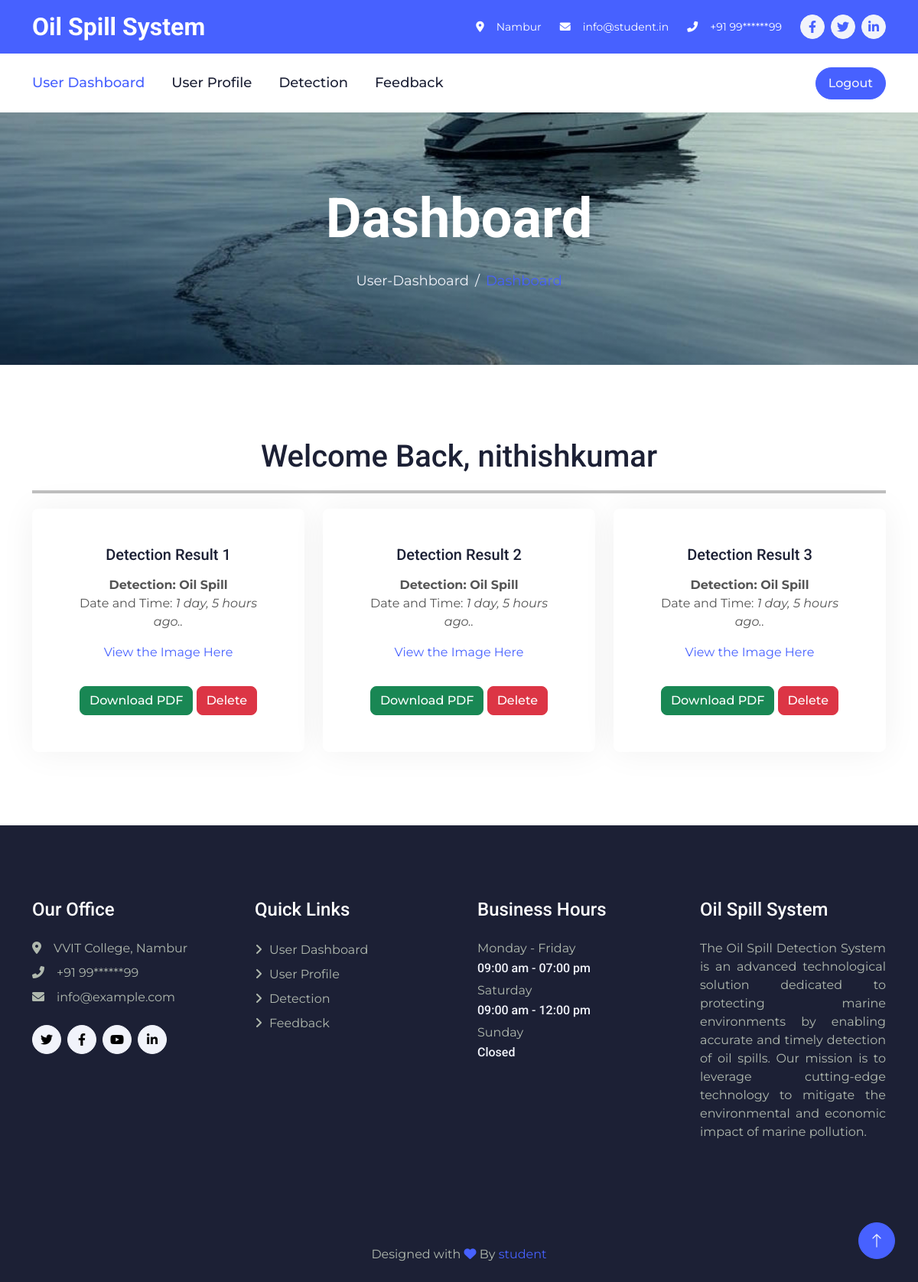
/user-dashboard (signed in), run on the app's committed database.
### userapp/models.py (models this page shows, shortened)
class UserModel(models.Model):
    user_id = models.AutoField(primary_key=True)
    user_name = models.CharField(help_text="user_name", max_length=50)
    user_age = models.IntegerField(null=True)
    user_email = models.EmailField(help_text="user_email")
    user_password = models.EmailField(help_text="user_password", max_length=50)
    user_address = models.TextField(help_text="user_address", max_length=100)
    user_subject = models.TextField(
        help_text="user_subject", max_length=100, default="default_value_here"
    )
    user_contact = models.CharField(help_text="user_contact", max_length=15, null=True)
    user_image = models.ImageField(upload_to="media/", null=True)
    Date_Time = models.DateTimeField(auto_now=True, null=True)
    User_Status = models.TextField(default="pending", max_length=50, null=True)
    Otp_Num = models.IntegerField(null=True)
    Otp_Status = models.TextField(default="pending", max_length=60, null=True)
    Last_Login_Time = models.TimeField(null=True)
    Last_Login_Date = models.DateField(auto_now_add=True, null=True)
    No_Of_Times_Login = models.IntegerField(default=0, null=True)
    Message = models.TextField(max_length=250, null=True)
    class Meta:
        db_table = "UserModel"

class PredictionResult(models.Model):
    predicted_class = models.IntegerField()
    email = models.EmailField()
    image_url = models.URLField()
    pdf_file = models.FileField(upload_to='prediction_pdfs/')
    timestamp = models.DateTimeField(auto_now_add=True)

### userapp/views.py (the view)
# urls.py: path('user-dashboard',user_views.user_dashboard,name='user_dashboard'),
def user_dashboard(req):
    prediction_count = PredictionResult.objects.all().count()
    user_id = req.session["user_id"]
    user = UserModel.objects.get(user_id=user_id)
    Feedbacks_users_count = Feedback.objects.all().count()
    all_users_count = UserModel.objects.all().count()
    count = 0
    prediction_results = PredictionResult.objects.filter(email=user.user_email).order_by('-timestamp')
    return render(
        req, "user/User-Dashboard.html",
        {
            "predictions": prediction_count,
            "user_name": user.user_name,
            "feedback_count": Feedbacks_users_count,
            "all_users_count": all_users_count,
            "prediction_results": prediction_results,
            'count':count,
        },
    )

### assets/templates/user/User-Dashboard.html (shortened to what this page needs)
{%load static%}
<!DOCTYPE html>
<html lang="en">
<head>
    <link href="https://cdnjs.cloudflare.com/ajax/libs/font-awesome/5.10.0/css/all.min.css" rel="stylesheet">
    <link href="https://cdn.jsdelivr.net/npm/bootstrap-icons@1.4.1/font/bootstrap-icons.css" rel="stylesheet">
    <link href="{% static "user/lib/animate/animate.min.css" %}" rel="stylesheet">
    <link href="{% static "user/lib/owlcarousel/assets/owl.carousel.min.css" %}" rel="stylesheet">
    <link href="{% static "user/lib/lightbox/css/lightbox.min.css" %}" rel="stylesheet">
    <link href="{% static "user/css/bootstrap.min.css" %}" rel="stylesheet">
    <link href="{% static "user/css/style.css" %}" rel="stylesheet">
</head>
<body>
    <div class="container-fluid bg-primary text-white d-none d-lg-flex">
        <div class="container py-3">
            <div class="d-flex align-items-center">
                <a href="{% url 'user_dashboard' %}">
                    <h2 class="text-white fw-bold m-0">Oil Spill System</h2>
                </a>
                <div class="ms-auto d-flex align-items-center">
                    <small class="ms-4"><i class="fa fa-map-marker-alt me-3"></i>Nambur</small>
                    <small class="ms-4"><i class="fa fa-envelope me-3"></i>info@student.in</small>
                    <small class="ms-4"><i class="fa fa-phone-alt me-3"></i>+91 99******99</small>
                    <div class="ms-3 d-flex">
                        <a class="btn btn-sm-square btn-light text-primary rounded-circle ms-2" href=""><i
                                class="fab fa-facebook-f"></i></a>
                        <a class="btn btn-sm-square btn-light text-primary rounded-circle ms-2" href=""><i
                                class="fab fa-twitter"></i></a>
                        <a class="btn btn-sm-square btn-light text-primary rounded-circle ms-2" href=""><i
                                class="fab fa-linkedin-in"></i></a>
                    </div>
                </div>
            </div>
        </div>
    </div>
    <div class="container-fluid bg-white sticky-top">
        <div class="container">
            <nav class="navbar navbar-expand-lg bg-white navbar-light p-lg-0">
                <div class="collapse navbar-collapse" id="navbarCollapse">
                    <div class="navbar-nav">
                        <a href="{% url 'user_dashboard' %}" class="nav-item nav-link active">User Dashboard</a>
                        <a href="{% url 'user_profile' %}" class="nav-item nav-link">User Profile</a>
                        <a href="{% url 'Classification' %}" class="nav-item nav-link">Detection</a>
                        <a href="{% url 'user_feedback' %}" class="nav-item nav-link">Feedback</a>
                    </div>
                </div>
                <div class="ms-auto d-none d-lg-block">
                    <form action="{% url 'user_logout' %}" method="get">
                        <button type="submit" class="btn btn-primary rounded-pill py-2 px-3">Logout</button>
                    </form>
                </div>
            </nav>
        </div>
    </div>
    <div class="container-fluid page-header py-5 mb-5 wow fadeIn" data-wow-delay="0.1s">
        <div class="container text-center py-5">
            <h1 class="display-2 text-white mb-4 animated slideInDown">Dashboard</h1>
            <nav aria-label="breadcrumb animated slideInDown">
                <ol class="breadcrumb justify-content-center mb-0">
                    <li class="breadcrumb-item"><a href="#">User-Dashboard</a></li>
                    <li class="breadcrumb-item text-primary" aria-current="page">Dashboard</li>
                </ol>
            </nav>
        </div>
    </div>
    <div class="container-xxl py-5">
        <div class="container">
            <div class="text-center mx-auto wow fadeInUp" data-wow-delay="0.1s" style="max-width: 800px;">
                <h1 class="display-8 mb-3">Welcome Back, {{ user_name }}</h1>
            </div><hr class="unique-pattern">
            <div class="row g-4">
                {% for prediction in prediction_results%}
                <div class="col-lg-4 col-md-6 wow fadeInUp" data-wow-delay="0.1s">
                    <div class="service-item position-relative h-100">
                        <div class="service-text rounded p-5">
                            <h5 class="mb-3">Detection Result {{ forloop.counter }}</h5>
                            <p class="mb-0">
                                {% if prediction.predicted_class == 1 %}
                                    <strong>Detection: Oil Spill</strong>
                                {% else %}
                                    <strong>Detection: No Oil Spill</strong>
                                {% endif %}
                            </p>
                            <p>Date and Time: <i>{{ prediction.timestamp|timesince }} ago..</i></p>
                            <p>
                                <a href="{{ prediction.image_url }}" target="_blank">View the Image Here</a>
                            </p>
                             <a href="media/{{ prediction.pdf_file }}" download="prediction_result_{{ prediction.id }}.pdf">
                                <button class="btn btn-success mt-3">Download PDF</button>
                            </a>
                            <form action="{% url 'delete_prediction' prediction.id %}" method="POST" style="display: inline-block;">
                                <button type="submit" class="btn btn-danger mt-3">Delete</button>
                            </form>
                        </div>
                    </div>
                </div>
                {% empty %}
                    <p>No Detections found.</p>
                {% endfor %}
            </div>
        </div>
    </div>
    <div class="container-fluid bg-dark footer mt-5 py-5 wow fadeIn" data-wow-delay="0.1s">
        <div class="container py-5">
            <div class="row g-5">
                <div class="col-lg-3 col-md-6">
                    <h4 class="text-white mb-4">Our Office</h4>
                    <p class="mb-2"><i class="fa fa-map-marker-alt me-3"></i>VVIT College, Nambur</p>
                    <p class="mb-2"><i class="fa fa-phone-alt me-3"></i>+91 99******99</p>
                    <p class="mb-2"><i class="fa fa-envelope me-3"></i>info@example.com</p>
                    <div class="d-flex pt-3">
                        <a class="btn btn-square btn-light rounded-circle me-2" href=""><i
                                class="fab fa-twitter"></i></a>
                        <a class="btn btn-square btn-light rounded-circle me-2" href=""><i
                                class="fab fa-facebook-f"></i></a>
                        <a class="btn btn-square btn-light rounded-circle me-2" href=""><i
                                class="fab fa-youtube"></i></a>
                        <a class="btn btn-square btn-light rounded-circle me-2" href=""><i
                                class="fab fa-linkedin-in"></i></a>
                    </div>
                </div>
                <div class="col-lg-3 col-md-6">
                    <h4 class="text-white mb-4">Quick Links</h4>
                    <a class="btn btn-link" href="{% url 'user_dashboard' %}">User Dashboard</a>
                    <a class="btn btn-link" href="{% url 'user_profile' %}">User Profile</a>
                    <a class="btn btn-link" href="{% url 'Classification' %}">Detection</a>
                    <a class="btn btn-link" href="{% url 'user_feedback' %}">Feedback</a>
                </div>
                <div class="col-lg-3 col-md-6">
                    <h4 class="text-white mb-4">Business Hours</h4>
                    <p class="mb-1">Monday - Friday</p>
                    <h6 class="text-light">09:00 am - 07:00 pm</h6>
                    <p class="mb-1">Saturday</p>
                    <h6 class="text-light">09:00 am - 12:00 pm</h6>
                    <p class="mb-1">Sunday</p>
                    <h6 class="text-light">Closed</h6>
                </div>
                <div class="col-lg-3 col-md-6">
                    <h4 class="text-white mb-4">Oil Spill System</h4>
                    <p style="text-align: justify;">The Oil Spill Detection System is an advanced technological
                        solution dedicated to protecting marine environments by enabling accurate and timely detection of oil spills.
                        Our mission is to leverage cutting-edge technology to mitigate the environmental and economic impact of marine
                        pollution.</p>
                </div>
            </div>
        </div>
    </div>
    <div class="container-fluid copyright bg-dark py-4">
        <div class="container text-center">
            <link rel="stylesheet" href="https://cdnjs.cloudflare.com/ajax/libs/font-awesome/6.0.0-beta3/css/all.min.css">
<p class="mb-0">
    Designed with <a class="fw-semi-bold" href=""><i class="fas fa-heart"></i></a> By <a href="https://student.in">student</a>
</p>
        </div>
    </div>
    <a href="#" class="btn btn-lg btn-primary btn-lg-square rounded-circle back-to-top"><i
            class="bi bi-arrow-up"></i></a>
</body>
</html>

### assets/static/user/css/style.css (style rules this page uses)
:root { --primary: #4761FF; --secondary: #555555; --light: #F1F3FA; --dark: #1C2035; }
.back-to-top { position: fixed; display: none; right: 30px; bottom: 30px; z-index: 99; }
.btn { transition: .5s; font-weight: 500; }
.btn-primary, .btn-outline-primary:hover { color: var(--light); }
.btn-square { width: 38px; height: 38px; }
.btn-sm-square { width: 32px; height: 32px; }
.btn-lg-square { width: 48px; height: 48px; }
.btn-square, .btn-sm-square, .btn-lg-square { padding: 0; display: flex; align-items: center; justify-content: center; font-weight: normal; }
.sticky-top { top: -100px; transition: .5s; }
.navbar .navbar-nav .nav-link { margin-right: 35px; padding: 25px 0; color: var(--dark); font-size: 18px; font-weight: 500; outline: none; }
.navbar .navbar-nav .nav-link:hover, .navbar .navbar-nav .nav-link.active { color: var(--primary); }
.page-header { background: linear-gradient(rgba(0, 0, 0, .1), rgba(0, 0, 0, .1)), url(../img/header-header.jpg) center center no-repeat; background-size: cover; }
.page-header .breadcrumb-item+.breadcrumb-item::before { color: var(--light); }
.page-header .breadcrumb-item, .page-header .breadcrumb-item a { font-size: 18px; color: var(--light); }
.service-item .service-text { position: relative; width: 100%; top: 0; left: 0; text-align: center; background: #FFFFFF; box-shadow: 0 0 45px rgba(0, 0, 0, .06); transition: .5s; z-index: 2; }
.service-item .service-text h5 { transition: .5s; }
.footer { color: #B0B9AE; }
.footer .btn.btn-link { display: block; margin-bottom: 5px; padding: 0; text-align: left; color: #B0B9AE; font-weight: normal; text-transform: capitalize; transition: .3s; }
.footer .btn.btn-link::before { position: relative; content: "\f105"; font-family: "Font Awesome 5 Free"; font-weight: 900; margin-right: 10px; }
.copyright { color: #B0B9AE; }
.copyright { background: #111111; }

### assets/templates/user/User-Dashboard.html (style rules this page uses)
hr { border: none; height: 3px; background-color: #000000; margin-top: 20px; margin-bottom: 20px; position: relative; }
hr::after { content: ""; position: absolute; bottom: 0; left: 0; width: 100%; height: 2px; background-color: rgba(0, 0, 0, 0.2); box-shadow: 0 2px 5px rgba(0, 0, 0, 0.3); }
hr.unique-pattern { background-image: linear-gradient(to right, #000000, #000000, #000000); height: 4px; }

### data on the page
UserModel: user_name "nithishkumar"
PredictionResult: predicted_class "Detection: Oil Spill", timestamp "1 day, 5 hours"
PredictionResult: predicted_class "Detection: Oil Spill", timestamp "1 day, 5 hours"
PredictionResult: predicted_class "Detection: Oil Spill", timestamp "1 day, 5 hours"
